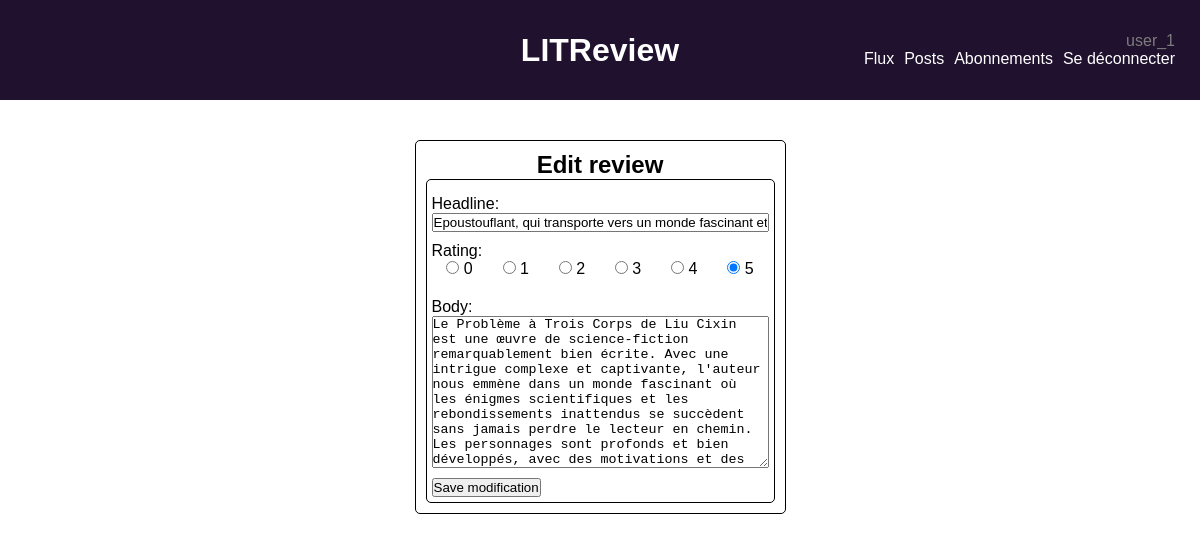
Before: /publications/review/2/edit/ (signed in) with the older database file.
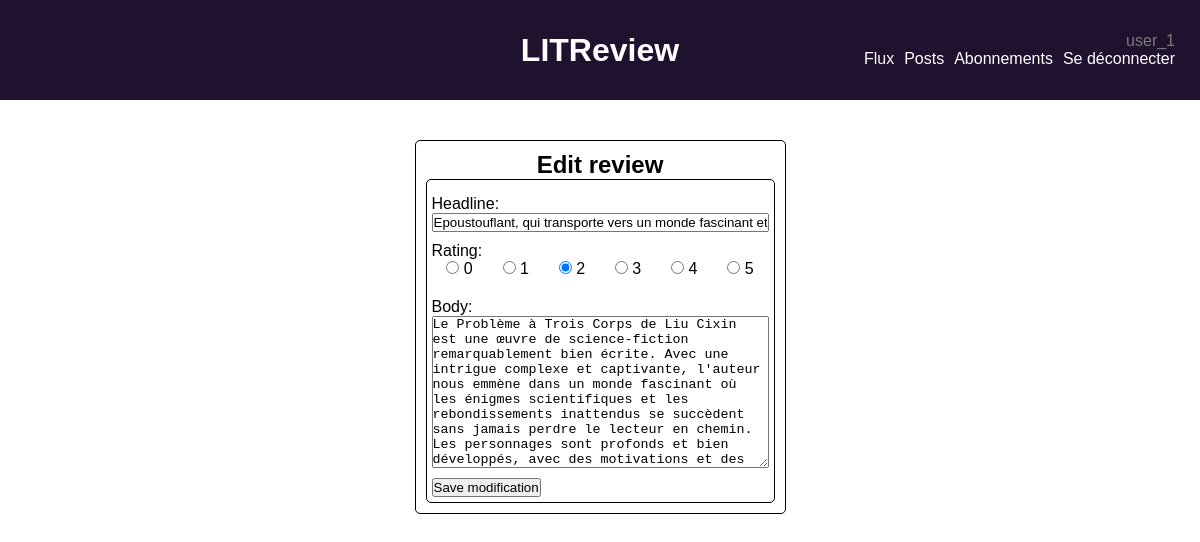
After: the same page with the newer database file.
### publications/models.py (models this page shows)
class Review(models.Model):
    ticket = models.ForeignKey(to=Ticket, on_delete=models.CASCADE, null=True)
    rating = models.PositiveSmallIntegerField(
        validators=[MinValueValidator(0), MaxValueValidator(5)], null=True
    )
    user = models.ForeignKey(
        to=settings.AUTH_USER_MODEL, on_delete=models.CASCADE
    )
    headline = models.CharField(
        max_length=128, blank=True, verbose_name="headline"
    )
    body = models.TextField(max_length=8192, blank=True, verbose_name="body")
    time_created = models.DateTimeField(auto_now_add=True)

### publications/views.py (the view, shortened to what this page needs)
@method_decorator(login_required, name="dispatch")
class EditReview(generic.DetailView):
    model = Review
    def get(self, request, review_id):
        review = get_object_or_404(Review, id=review_id)
        ticket = get_object_or_404(Ticket, id=review.ticket.id)
        if request.user == review.user and request.user == ticket.user:
            edit_review_form = ReviewForm(instance=review)
            edit_ticket_from = TicketForm(instance=ticket)
            context = {
                "edit_review_form": edit_review_form,
                "edit_ticket_form": edit_ticket_from,
            }
            return render(
                request,
                "publications/edit_ticket_review.html",
                context=context,
            )
        elif request.user == review.user and request.user != ticket.user:
            edit_review_form = ReviewForm(instance=review)
            context = {
                "edit_review_form": edit_review_form,
            }
            return render(
                request, "publications/edit_review.html", context=context
            )

### publications/forms.py
class ReviewForm(forms.ModelForm):
    edit_review = forms.BooleanField(widget=forms.HiddenInput, initial=True)
    class Meta:
        model = Review
        fields = ["headline", "rating", "body"]
        widgets = {
            "rating": forms.RadioSelect(
                choices=[
                    (0, "0"),
                    (1, "1"),
                    (2, "2"),
                    (3, "3"),
                    (4, "4"),
                    (5, "5"),
                ]
            )
        }

### publications/templates/publications/edit_review.html (shortened to what this page needs)
{% extends 'base.html' %}
{% block content %}
    <article class="edit_del_form">
        <h2>Edit review</h2>
        <section>
            <form method="post" enctype="multipart/form-data">
                {{ edit_review_form.as_p }}
                <button type="submit">Save modification</button>
            </form>
        </section>
    </article>
{% endblock %}

Changed rows visible on the page:
changed Review "Epoustouflant, qui transporte vers un monde fascinant et complexe": rating "☐ 0 ☐ 1 ☐ 2 ☐ 3 ☐ 4 ☑ 5" → "☐ 0 ☐ 1 ☑ 2 ☐ 3 ☐ 4 ☐ 5"
